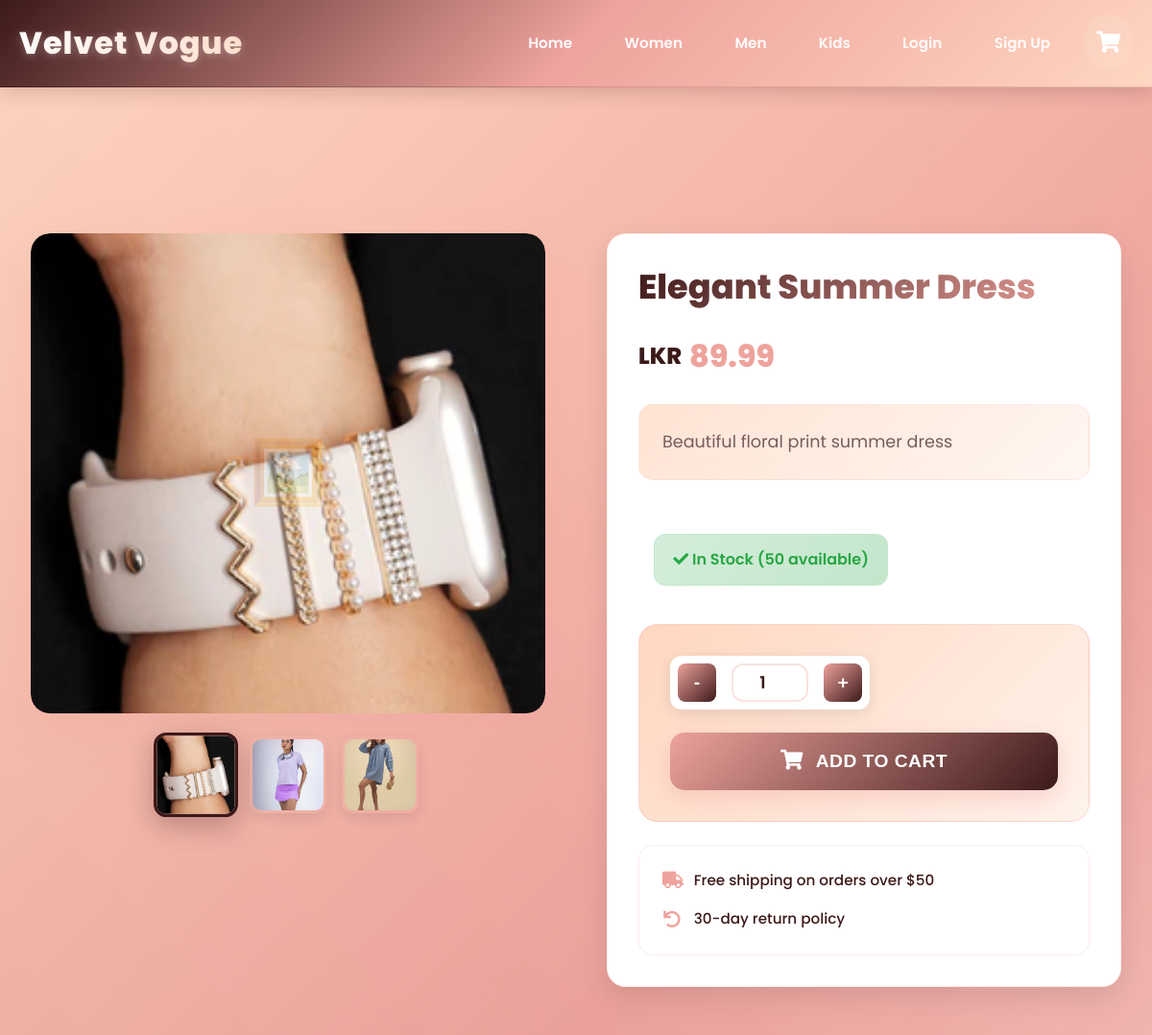
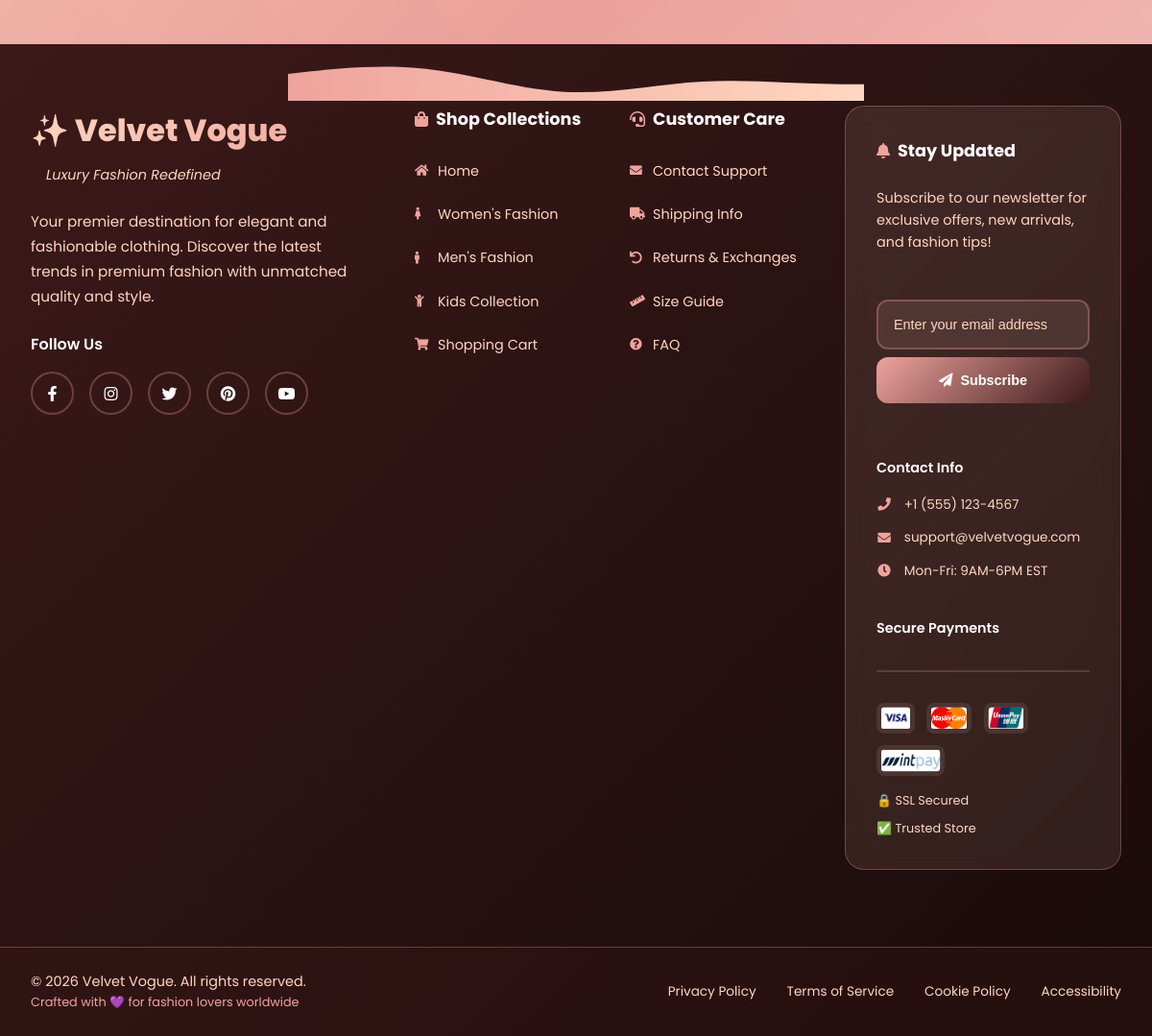
The app's page /single_product.php?product_id=1 with its own data (2 pictures, top to bottom).
### tables this page shows
CREATE TABLE `products` (
  `product_id` int(11) NOT NULL,
  `category_id` int(11) DEFAULT NULL,
  `name` varchar(255) NOT NULL,
  `description` text DEFAULT NULL,
  `price` decimal(10,2) NOT NULL,
  `image` varchar(255) DEFAULT NULL,
  `stock` int(11) DEFAULT 0,
  `created_at` timestamp NOT NULL DEFAULT current_timestamp()
);

CREATE TABLE `product_images` (
  `image_id` int(11) NOT NULL,
  `product_id` int(11) DEFAULT NULL,
  `image_path` varchar(255) NOT NULL,
  `is_main` tinyint(1) DEFAULT 0,
  `display_order` int(11) DEFAULT 0,
  `created_at` timestamp NOT NULL DEFAULT current_timestamp()
);

### single_product.php (the view, shortened to what this page needs)
<?php
include('server/connection.php');
if(isset($_GET['product_id'])) {
    $product_id = $_GET['product_id'];
    $stmt = $conn->prepare("SELECT * FROM products WHERE product_id = ?");
    $stmt->bind_param('i', $product_id);
    $stmt->execute();
    $product = $stmt->get_result()->fetch_assoc();
    $stmt = $conn->prepare("SELECT * FROM product_images WHERE product_id = ? ORDER BY display_order ASC");
    $stmt->bind_param('i', $product_id);
    $stmt->execute();
    $product_images = $stmt->get_result()->fetch_all(MYSQLI_ASSOC);
}
?>
<!DOCTYPE html>
<html lang="en">
<head>
    <link rel="stylesheet" href="https://use.fontawesome.com/releases/v5.15.4/css/all.css">
    <link rel="stylesheet" href="sytle/style.css">
</head>
<body>
    <?php include('footer and header/header.php'); ?>
    <div class="single-product">
        <div class="product-gallery">
            <div class="main-image">
                <img src="img/<?php echo $product['image']; ?>" alt="<?php echo $product['name']; ?>" id="mainImage">
            </div>
            <?php if (!empty($product_images)): ?>
            <div class="thumbnail-images">
                <?php foreach($product_images as $image): ?>
                    <img
                        src="img/<?php echo $image['image_path']; ?>"
                        alt="<?php echo $product['name']; ?>"
                        class="thumbnail <?php echo ($image['is_main'] ? 'active' : ''); ?>"
                        onclick="changeImage(this.src)"
                    >
                <?php endforeach; ?>
            </div>
            <?php endif; ?>
        </div>
        <div class="product-details">
            <h1 class="product-title"><?php echo $product['name']; ?></h1>
            <div class="product-price"><?php echo number_format($product['price'], 2); ?></div>
            <div class="product-description">
                <?php echo $product['description']; ?>
            </div>
            <div class="product-stock">
                <?php if ($product['stock'] > 0): ?>
                    <span class="in-stock"><i class="fas fa-check"></i> In Stock (<?php echo $product['stock']; ?> available)</span>
                <?php else: ?>
                    <span class="out-of-stock"><i class="fas fa-times"></i> Out of Stock</span>
                <?php endif; ?>
            </div>
            <form method="POST" class="add-to-cart-form">
                <div class="quantity-selector">
                    <button type="button" onclick="updateQuantity(-1)" class="quantity-btn">-</button>
                    <input type="number" name="quantity" value="1" min="1" max="<?php echo min(10, $product['stock']); ?>" class="quantity-input" id="quantity">
                    <button type="button" onclick="updateQuantity(1)" class="quantity-btn">+</button>
                </div>
                <button type="submit" name="add_to_cart" class="add-to-cart-btn" <?php echo $product['stock'] <= 0 ? 'disabled' : ''; ?>>
                    <i class="fas fa-shopping-cart"></i>
                    Add to Cart
                </button>
            </form>
            <div class="product-meta">
                <div class="delivery-info">
                    <i class="fas fa-truck"></i>
                    Free shipping on orders over $50
                </div>
                <div class="return-info">
                    <i class="fas fa-undo"></i>
                    30-day return policy
                </div>
            </div>
        </div>
    </div>
    <?php include('footer and header/footer.php'); ?>
</body>
</html>

### footer and header/header.php (shortened to what this page needs)
<header>
    <nav class="navbar">
        <div class="nav-container">
            <a href="index.php" class="brand">Velvet Vogue</a>
            <ul class="nav-menu" id="navMenu">
                <li><a href="index.php" class="nav-link">Home</a></li>
                <li><a href="women.php" class="nav-link">Women</a></li>
                <li><a href="men.php" class="nav-link">Men</a></li>
                <li><a href="kids.php" class="nav-link">Kids</a></li>
                <?php if(isset($_SESSION['user_id'])): ?>
                    <li class="user-welcome">
                        <span class="welcome-text">
                            <i class="fas fa-user"></i>
                            Welcome, <?php echo htmlspecialchars($_SESSION['name']); ?>!
                        </span>
                    </li>
                    <?php if(isset($_SESSION['is_admin']) && $_SESSION['is_admin'] == 1): ?>
                        <li><a href="dashboard/dashboard.php" class="nav-link admin-link">
                            <i class="fas fa-crown"></i> Admin
                        </a></li>
                    <?php endif; ?>
                    <li><a href="account.php" class="nav-link">Account</a></li>
                    <li><a href="logout.php" class="nav-link">Logout</a></li>
                <?php else: ?>
                    <li><a href="login.php" class="nav-link">Login</a></li>
                    <li><a href="signup.php" class="nav-link">Sign Up</a></li>
                <?php endif; ?>
                <li>
                    <a href="cart.php" class="cart-icon">
                        <i class="fas fa-shopping-cart"></i>
                    </a>
                </li>
            </ul>
        </div>
    </nav>
</header>

### footer and header/footer.php (shortened to what this page needs)
<footer class="modern-footer">
    <div class="footer-wave">
    </div>
    <div class="footer-main">
        <div class="footer-container">
            <div class="footer-grid">
                <div class="footer-brand">
                    <div class="brand-logo">
                        <h3>✨ Velvet Vogue</h3>
                        <span class="brand-tagline">Luxury Fashion Redefined</span>
                    </div>
                    <p class="brand-description">
                        Your premier destination for elegant and fashionable clothing.
                        Discover the latest trends in premium fashion with unmatched quality and style.
                    </p>
                    <div class="social-section">
                        <h5>Follow Us</h5>
                        <div class="social-links">
                            <a href="#" class="social-link facebook" aria-label="Facebook">
                                <i class="fab fa-facebook-f"></i>
                            </a>
                            <a href="#" class="social-link instagram" aria-label="Instagram">
                                <i class="fab fa-instagram"></i>
                            </a>
                            <a href="#" class="social-link twitter" aria-label="Twitter">
                                <i class="fab fa-twitter"></i>
                            </a>
                            <a href="#" class="social-link pinterest" aria-label="Pinterest">
                                <i class="fab fa-pinterest"></i>
                            </a>
                            <a href="#" class="social-link youtube" aria-label="YouTube">
                                <i class="fab fa-youtube"></i>
                            </a>
                        </div>
                    </div>
                </div>
                <div class="footer-column">
                    <h4 class="footer-title">
                        <i class="fas fa-shopping-bag"></i>
                        Shop Collections
                    </h4>
                    <ul class="footer-links">
                        <li><a href="index.php"><i class="fas fa-home"></i> Home</a></li>
                        <li><a href="women.php"><i class="fas fa-female"></i> Women's Fashion</a></li>
                        <li><a href="men.php"><i class="fas fa-male"></i> Men's Fashion</a></li>
                        <li><a href="kids.php"><i class="fas fa-child"></i> Kids Collection</a></li>
                        <li><a href="cart.php"><i class="fas fa-shopping-cart"></i> Shopping Cart</a></li>
                    </ul>
                </div>
                <div class="footer-column">
                    <h4 class="footer-title">
                        <i class="fas fa-headset"></i>
                        Customer Care
                    </h4>
                    <ul class="footer-links">
                        <li><a href="#" onclick="showModal('Contact us at: support@velvetvogue.com')">
                            <i class="fas fa-envelope"></i> Contact Support
                        </a></li>
                        <li><a href="#" onclick="showModal('Fast & Free shipping on orders over $50')">
                            <i class="fas fa-truck"></i> Shipping Info
                        </a></li>
                        <li><a href="#" onclick="showModal('Easy 30-day returns & exchanges')">
                            <i class="fas fa-undo"></i> Returns & Exchanges
                        </a></li>
                        <li><a href="#" onclick="showModal('Complete size guide available')">
                            <i class="fas fa-ruler"></i> Size Guide
                        </a></li>
                        <li><a href="#" onclick="showModal('Frequently asked questions')">
                            <i class="fas fa-question-circle"></i> FAQ
                        </a></li>
                    </ul>
                </div>
                <div class="footer-column newsletter-section">
                    <h4 class="footer-title">
                        <i class="fas fa-bell"></i>
                        Stay Updated
                    </h4>
                    <p class="newsletter-description">
                        Subscribe to our newsletter for exclusive offers, new arrivals, and fashion tips!
                    </p>
                    <form class="newsletter-form" onsubmit="return subscribeNewsletter(event)">
                        <div class="input-group">
                            <input type="email" placeholder="Enter your email address" class="newsletter-input" required>
                            <button type="submit" class="newsletter-btn">
                                <i class="fas fa-paper-plane"></i>
                                Subscribe
                            </button>
                        </div>
                    </form>
                    <div class="contact-info">
                        <h5>Contact Info</h5>
                        <div class="contact-item">
                            <i class="fas fa-phone"></i>
                            <span>+1 (555) 123-4567</span>
                        </div>
                        <div class="contact-item">
                            <i class="fas fa-envelope"></i>
                            <span>support@velvetvogue.com</span>
                        </div>
                        <div class="contact-item">
                            <i class="fas fa-clock"></i>
                            <span>Mon-Fri: 9AM-6PM EST</span>
                        </div>
                    </div>
                    <div class="payment-section">
                        <h5>Secure Payments</h5>
                        <div class="payment-methods">
                            <img src="img/visa.png" alt="Visa" class="payment-icon">
                            <img src="img/master.png" alt="Mastercard" class="payment-icon">
                            <img src="img/unionpay.png" alt="UnionPay" class="payment-icon">
                            <img src="img/mintpay.png" alt="MintPay" class="payment-icon">
                        </div>
                        <div class="security-badges">
                            <span class="badge">🔒 SSL Secured</span>
                            <span class="badge">✅ Trusted Store</span>
                        </div>
                    </div>
                </div>
            </div>
        </div>
    </div>
    <div class="footer-bottom">
        <div class="footer-container">
            <div class="footer-bottom-content">
                <div class="copyright">
                    <p>&copy; <?php echo date('Y'); ?> Velvet Vogue. All rights reserved.</p>
                    <p class="tagline">Crafted with 💜 for fashion lovers worldwide</p>
                </div>
                <div class="footer-bottom-links">
                    <a href="#" onclick="showModal('Privacy Policy - We respect your privacy and protect your data.')">Privacy Policy</a>
                    <a href="#" onclick="showModal('Terms of Service - Please read our terms and conditions.')">Terms of Service</a>
                    <a href="#" onclick="showModal('Cookie Policy - We use cookies to enhance your experience.')">Cookie Policy</a>
                    <a href="#" onclick="showModal('Accessibility - We are committed to digital accessibility.')">Accessibility</a>
                </div>
            </div>
        </div>
    </div>
</footer>

### footer and header/header.php (style rules this page uses)
.navbar { background: linear-gradient(135deg, #3C1919 0%, #EEA39D 50%, #FFD7C0 100%); padding: 1.2rem 0; box-shadow: 0 4px 20px rgba(60, 25, 25, 0.2); position: sticky; top: 0; z-index: 1000; backdrop-filter: blur(10px); }
.nav-container { max-width: 1200px; margin: 0 auto; padding: 0 20px; display: flex; justify-content: space-between; align-items: center; }
.brand { font-size: 2rem; font-weight: 800; background: linear-gradient(135deg, #ffffff 0%, #FFD7C0 100%); -webkit-background-clip: text; -webkit-text-fill-color: transparent; background-clip: text; text-decoration: none; letter-spacing: 1px; text-shadow: 0 2px 10px rgba(255, 255, 255, 0.3); transition: all 0.3s ease; }
.nav-menu { display: flex; list-style: none; margin: 0; padding: 0; align-items: center; gap: 1rem; }
.nav-link { color: rgba(255, 255, 255, 0.95); text-decoration: none; padding: 0.8rem 1.2rem; border-radius: 12px; transition: all 0.4s cubic-bezier(0.4, 0, 0.2, 1); font-weight: 600; font-size: 0.95rem; position: relative; overflow: hidden; }
.nav-link::before { content: ''; position: absolute; top: 0; left: 0; width: 100%; height: 100%; background: rgba(255, 255, 255, 0.15); border-radius: 12px; transform: scale(0); transition: transform 0.3s ease; }
.cart-icon { position: relative; color: #ffffff; font-size: 1.4rem; padding: 0.8rem; text-decoration: none; transition: all 0.4s cubic-bezier(0.4, 0, 0.2, 1); border-radius: 50%; background: rgba(255, 255, 255, 0.1); backdrop-filter: blur(10px); }

### records on screen
products: image (picture), name "Elegant Summer Dress", price "89.99", description "Beautiful floral print summer dress", stock "50"
product_images: image_path (picture)
product_images: image_path (picture)
product_images: image_path (picture)
